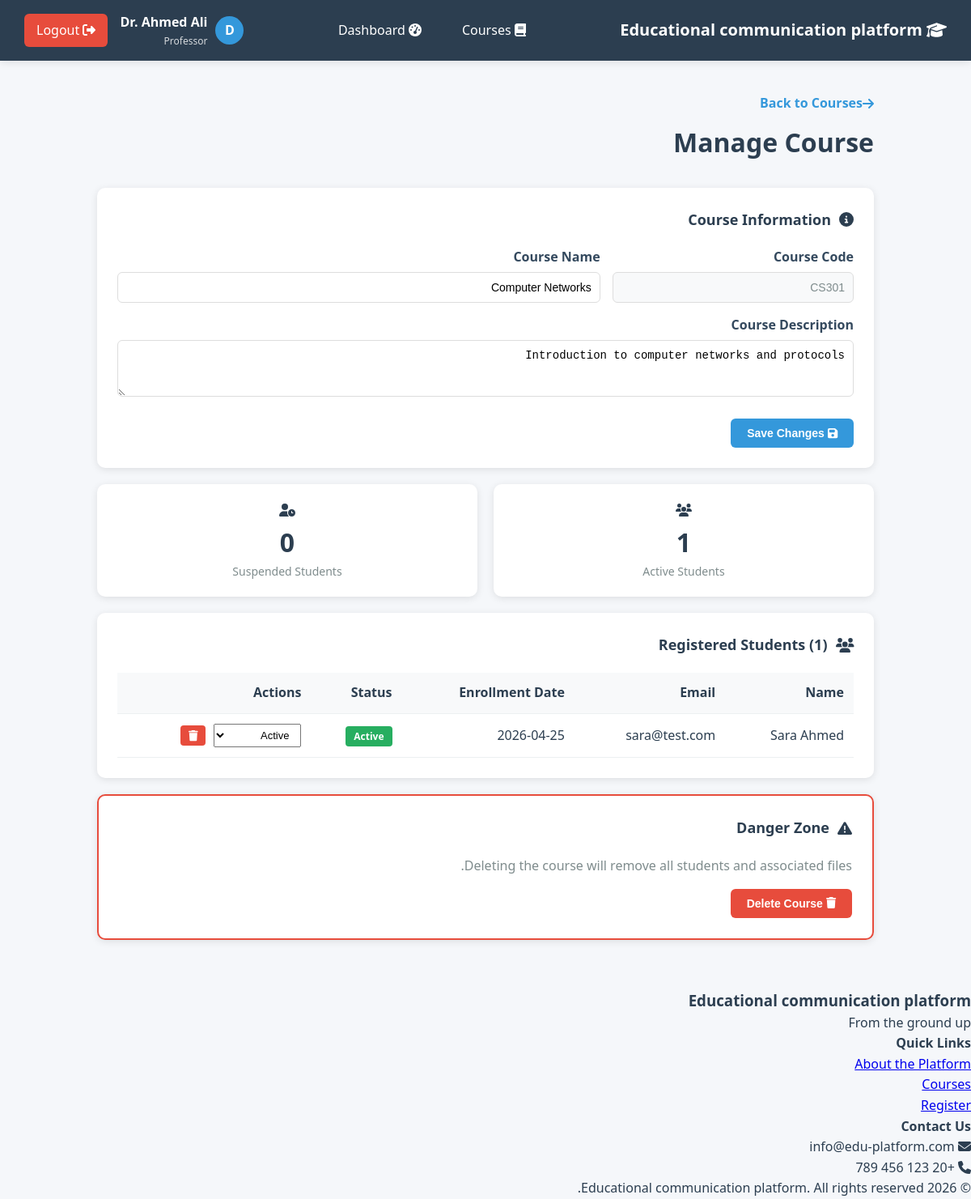
Page /courses/manage.php?id=1 (signed in) on the committed database.
### tables this page shows
CREATE TABLE courses (
    id INT PRIMARY KEY AUTO_INCREMENT,
    course_name VARCHAR(200) NOT NULL,
    course_code VARCHAR(20) UNIQUE NOT NULL,
    professor_id INT NOT NULL,
    description TEXT,
    created_at TIMESTAMP DEFAULT CURRENT_TIMESTAMP,
    FOREIGN KEY (professor_id) REFERENCES users(id) ON DELETE CASCADE
);

CREATE TABLE course_enrollments (
    id INT PRIMARY KEY AUTO_INCREMENT,
    course_id INT NOT NULL,
    student_id INT NOT NULL,
    enrolled_at TIMESTAMP DEFAULT CURRENT_TIMESTAMP,
    status VARCHAR(20) DEFAULT 'active',
    FOREIGN KEY (course_id) REFERENCES courses(id) ON DELETE CASCADE,
    FOREIGN KEY (student_id) REFERENCES users(id) ON DELETE CASCADE,
    UNIQUE (course_id, student_id)
);

CREATE TABLE users (
    id INT PRIMARY KEY AUTO_INCREMENT,
    username VARCHAR(50) UNIQUE NOT NULL,
    email VARCHAR(100) UNIQUE NOT NULL,
    password VARCHAR(255) NOT NULL,
    full_name VARCHAR(100) NOT NULL,
    name VARCHAR(100) NOT NULL,
    user_type ENUM('professor', 'student') NOT NULL,
    created_at TIMESTAMP DEFAULT CURRENT_TIMESTAMP
);

### includes/course_functions.php (called while the page is built, shortened)
<?php
function getCourseById($courseId) {
    $pdo = getDB();
    $stmt = $pdo->prepare("
        SELECT c.*, u.full_name as professor_name
        FROM courses c
        LEFT JOIN users u ON c.professor_id = u.id
        WHERE c.id = ?
    ");
    $stmt->execute([$courseId]);
    return $stmt->fetch();
}
function getCourseStudents($courseId, $status = 'active') {
    $pdo = getDB();
    $sql = "SELECT u.id, u.username, u.email, u.full_name, u.user_type,
                   ce.enrolled_at, ce.status
            FROM course_enrollments ce
            JOIN users u ON ce.student_id = u.id
            WHERE ce.course_id = ?";
    $sql .= " ORDER BY ce.enrolled_at DESC";
    $stmt = $pdo->prepare($sql);
    $stmt->execute($status ? [$courseId, $status] : [$courseId]);
    return $stmt->fetchAll();
}
function getCourseStudentCount($courseId) {
    $pdo = getDB();
    $stmt = $pdo->prepare("
        SELECT COUNT(*) as count
        FROM course_enrollments
        WHERE course_id = ? AND status = 'active'
    ");
    $stmt->execute([$courseId]);
    $result = $stmt->fetch();
    return $result['count'];
}

### courses/manage.php (the view, shortened to what this page needs)
<?php
require_once __DIR__ . '/../includes/course_functions.php';
require_once __DIR__ . '/../includes/header.php';
$courseId = $_GET['id'] ?? 0;
$course = getCourseById($courseId);
$students = getCourseStudents($courseId, null);
$studentCount = getCourseStudentCount($courseId);
?>
<div class="container">
    <div class="course-manage">
        <div class="page-header">
            <div>
                <a href="list.php" class="back-link">
                    <i class="fas fa-arrow-right"></i> Back to Courses
                </a>
                <h1>Manage Course</h1>
            </div>
        </div>
        <div class="card">
            <h2><i class="fas fa-info-circle"></i> Course Information</h2>
            <form method="POST" action="" class="course-form">
                <div class="form-row">
                    <div class="form-group">
                        <label>Course Code</label>
                        <input type="text" value="<?php echo htmlspecialchars($course['course_code']); ?>" disabled>
                    </div>
                    <div class="form-group">
                        <label>Course Name</label>
                        <input type="text"
                               name="course_name"
                               value="<?php echo htmlspecialchars($course['course_name']); ?>"
                               required>
                    </div>
                </div>
                <div class="form-group">
                    <label>Course Description</label>
                    <textarea name="description" rows="3"><?php echo htmlspecialchars($course['description'] ?? ''); ?></textarea>
                </div>
                <div class="form-actions">
                    <button type="submit" class="btn btn-primary">
                        <i class="fas fa-save"></i> Save Changes
                    </button>
                </div>
            </form>
        </div>
        <div class="stats-row">
            <div class="stat-card">
                <i class="fas fa-users"></i>
                <div class="stat-value"><?php echo $studentCount; ?></div>
                <div class="stat-label">Active Students</div>
            </div>
            <div class="stat-card">
                <i class="fas fa-user-clock"></i>
                <div class="stat-value"><?php echo count($students) - $studentCount; ?></div>
                <div class="stat-label">Suspended Students</div>
            </div>
        </div>
        <div class="card">
            <div class="card-header">
                <h2><i class="fas fa-users"></i> Registered Students (<?php echo count($students); ?>)</h2>
            </div>
            <?php if (empty($students)): ?>
                <div class="empty-state">
                    <p>There are no students registered in this course yet.</p>
                </div>
            <?php else: ?>
                <div class="students-table">
                    <table>
                        <thead>
                            <tr>
                                <th>Name</th>
                                <th>Email</th>
                                <th>Enrollment Date</th>
                                <th>Status</th>
                                <th>Actions</th>
                            </tr>
                        </thead>
                        <tbody>
                            <?php foreach ($students as $student): ?>
                                <tr>
                                    <td><?php echo htmlspecialchars($student['full_name']); ?></td>
                                    <td><?php echo htmlspecialchars($student['email']); ?></td>
                                    <td><?php echo date('Y-m-d', strtotime($student['enrolled_at'])); ?></td>
                                    <td>
                                        <span class="badge badge-<?php echo $student['status']; ?>">
                                            <?php
                                                echo $student['status'] === 'active' ? 'Active' :
                                                    ($student['status'] === 'suspended' ? 'Suspended' : 'Completed');
                                            ?>
                                        </span>
                                    </td>
                                    <td class="actions">
                                        <form method="POST" action="" class="inline-form">
                                            <select name="status" onchange="this.form.submit()">
                                                <option value="active" <?php echo $student['status'] === 'active' ? 'selected' : ''; ?>>Active</option>
                                            </select>
                                        </form>
                                        <form method="POST" action="" class="inline-form"
                                              onsubmit="return confirm('Are you sure you want to remove this student?');">
                                            <button type="submit" class="btn-icon btn-danger" title="Remove">
                                                <i class="fas fa-trash"></i>
                                            </button>
                                        </form>
                                    </td>
                                </tr>
                            <?php endforeach; ?>
                        </tbody>
                    </table>
                </div>
            <?php endif; ?>
        </div>
        <div class="card danger-zone">
            <h2><i class="fas fa-exclamation-triangle"></i> Danger Zone</h2>
            <p>Deleting the course will remove all students and associated files.</p>
            <form method="POST" action="" onsubmit="return confirm('Are you sure you want to delete this course? This action cannot be undone!');">
                <button type="submit" class="btn btn-danger">
                    <i class="fas fa-trash"></i> Delete Course
                </button>
            </form>
        </div>
    </div>
</div>
<?php require_once __DIR__ . '/../includes/footer.php'; ?>

### includes/header.php (shortened to what this page needs)
<!DOCTYPE html>
<html lang="ar" dir="rtl">
<head>
    <link rel="stylesheet" href="https://cdnjs.cloudflare.com/ajax/libs/font-awesome/6.4.0/css/all.min.css">
</head>
<body>
    <nav class="navbar">
        <a href="/index.php" class="navbar-brand">
            <i class="fas fa-graduation-cap"></i> Educational communication platform
        </a>
        <div class="navbar-menu">
            <a href="/courses/list.php">
                <i class="fas fa-book"></i> Courses
            </a>
            <?php if (isset($_SESSION['user_id'])): ?>
                <?php if ($_SESSION['user_type'] === 'professor'): ?>
                    <a href="/admin/dashboard.php">
                        <i class="fas fa-tachometer-alt"></i> Dashboard
                    </a>
                <?php else: ?>
                    <a href="/student/dashboard.php">
                        <i class="fas fa-tachometer-alt"></i> Dashboard
                    </a>
                <?php endif; ?>
            <?php endif; ?>
        </div>
        <div class="navbar-user">
            <?php if (isset($_SESSION['user_id'])): ?>
                <div class="user-info">
                    <div class="user-avatar">
                        <?php echo mb_substr($_SESSION['full_name'] ?? 'M', 0, 1); ?>
                    </div>
                    <div>
                        <div class="user-name"><?php echo htmlspecialchars($_SESSION['full_name'] ?? 'User'); ?></div>
                        <div class="user-type">
                            <?php echo $_SESSION['user_type'] === 'professor' ? 'Professor' : 'Student'; ?>
                        </div>
                    </div>
                </div>
                <a href="/auth/logout.php" class="btn-logout">
                    <i class="fas fa-sign-out-alt"></i> Logout
                </a>
            <?php else: ?>
                <a href="/auth/login.php" style="color: white;">
                    <i class="fas fa-sign-in-alt"></i> Login
                </a>
            <?php endif; ?>
        </div>
    </nav>
    <main>

### includes/footer.php (shortened to what this page needs)
    </main>
    <footer class="footer">
        <div class="footer-content">
            <div class="footer-section">
                <h3>Educational communication platform</h3>
                <p>From the ground up</p>
            </div>
            <div class="footer-section">
                <h4>Quick Links</h4>
                <ul>
                    <li><a href="/pages/about.php">About the Platform</a></li>
                    <li><a href="/courses/list.php">Courses</a></li>
                    <li><a href="/auth/register.php">Register</a></li>
                </ul>
            </div>
            <div class="footer-section">
                <h4>Contact Us</h4>
                <ul>
                    <li><i class="fas fa-envelope"></i> info@edu-platform.com</li>
                    <li><i class="fas fa-phone"></i> +20 123 456 789</li>
                </ul>
            </div>
        </div>
        <div class="footer-bottom">
            <p>&copy; 2026 Educational communication platform. All rights reserved.</p>
        </div>
    </footer>
</body>
</html>

### includes/header.php (style rules this page uses)
* { margin: 0; padding: 0; box-sizing: border-box; }
body { font-family: 'Segoe UI', Tahoma, Geneva, Verdana, sans-serif; background: #f5f7fa; color: #2c3e50; line-height: 1.6; }
.navbar { background: #2c3e50; color: white; padding: 15px 30px; display: flex; justify-content: space-between; align-items: center; box-shadow: 0 2px 10px rgba(0,0,0,0.1); }
.navbar-brand { font-size: 20px; font-weight: bold; color: white; text-decoration: none; }
.navbar-menu { display: flex; gap: 20px; align-items: center; }
.navbar-menu a { color: white; text-decoration: none; padding: 8px 15px; border-radius: 6px; transition: background 0.3s; }
.navbar-user { display: flex; align-items: center; gap: 15px; }
.user-info { display: flex; align-items: center; gap: 10px; }
.user-avatar { width: 35px; height: 35px; background: #3498db; border-radius: 50%; display: flex; align-items: center; justify-content: center; color: white; font-weight: bold; }
.user-name { font-weight: 600; }
.user-type { font-size: 12px; opacity: 0.8; }
.btn-logout { background: #e74c3c; padding: 8px 15px; border-radius: 6px; color: white; text-decoration: none; transition: background 0.3s; }
.container { max-width: 1200px; margin: 0 auto; padding: 20px; }

### courses/manage.php (style rules this page uses)
.course-manage { padding: 20px; max-width: 1000px; margin: 0 auto; }
.page-header { margin-bottom: 30px; }
.back-link { display: inline-flex; align-items: center; color: #3498db; text-decoration: none; margin-bottom: 10px; font-weight: 600; }
h1 { color: #2c3e50; margin: 0; }
.card { background: white; border-radius: 10px; padding: 25px; margin-bottom: 20px; box-shadow: 0 2px 10px rgba(0,0,0,0.1); }
.card h2 { color: #2c3e50; font-size: 18px; margin: 0 0 20px; display: flex; align-items: center; gap: 10px; }
.form-row { display: grid; grid-template-columns: 1fr 2fr; gap: 15px; }
.form-group { margin-bottom: 15px; }
.form-group label { display: block; margin-bottom: 5px; font-weight: 600; color: #34495e; }
.form-group input, .form-group textarea, .form-group select { width: 100%; padding: 10px; border: 1px solid #ddd; border-radius: 6px; font-size: 14px; }
.form-group input:disabled { background: #f8f9fa; color: #7f8c8d; }
.form-actions { margin-top: 20px; }
.stats-row { display: grid; grid-template-columns: repeat(2, 1fr); gap: 20px; margin-bottom: 20px; }
.stat-card { background: white; border-radius: 10px; padding: 20px; text-align: center; box-shadow: 0 2px 10px rgba(0,0,0,0.1); }
.stat-value { font-size: 32px; font-weight: bold; color: #2c3e50; }
.stat-label { color: #7f8c8d; font-size: 14px; }
.students-table { overflow-x: auto; }
table { width: 100%; border-collapse: collapse; }
th, td { padding: 12px; text-align: right; border-bottom: 1px solid #ecf0f1; }
th { background: #f8f9fa; color: #2c3e50; font-weight: 600; }
.badge { padding: 4px 10px; border-radius: 4px; font-size: 12px; font-weight: 600; }
.badge-active { background: #27ae60; color: white; }
.actions { display: flex; gap: 10px; align-items: center; }
.inline-form { display: inline; }
.inline-form select { padding: 5px 10px; font-size: 13px; }
.btn-icon { padding: 5px 10px; border: none; border-radius: 4px; cursor: pointer; transition: all 0.3s; }
.btn-danger { background: #e74c3c; color: white; }
.danger-zone { border: 2px solid #e74c3c; }
.danger-zone p { color: #7f8c8d; margin-bottom: 15px; }
.btn { padding: 10px 20px; border: none; border-radius: 6px; cursor: pointer; font-size: 14px; font-weight: 600; text-decoration: none; display: inline-block; transition: all 0.3s; }
.btn-primary { background: #3498db; color: white; }

### rows in the picture
courses: course_code "CS301", course_name "Computer Networks", description "Introduction to computer networks and protocols"
course_enrollments: student.full_name "Sara Ahmed", student.email "sara@test.com", enrolled_at "2026-04-25", shows "Active", status "Active"

### other values in the picture
mb_substr($_SESSION['full_name'] ?? 'M', 0, 1) "D"
$_SESSION['full_name'] "Dr. Ahmed Ali"
$studentCount "1"
count($students) - $studentCount "0"
count($students) "1"
